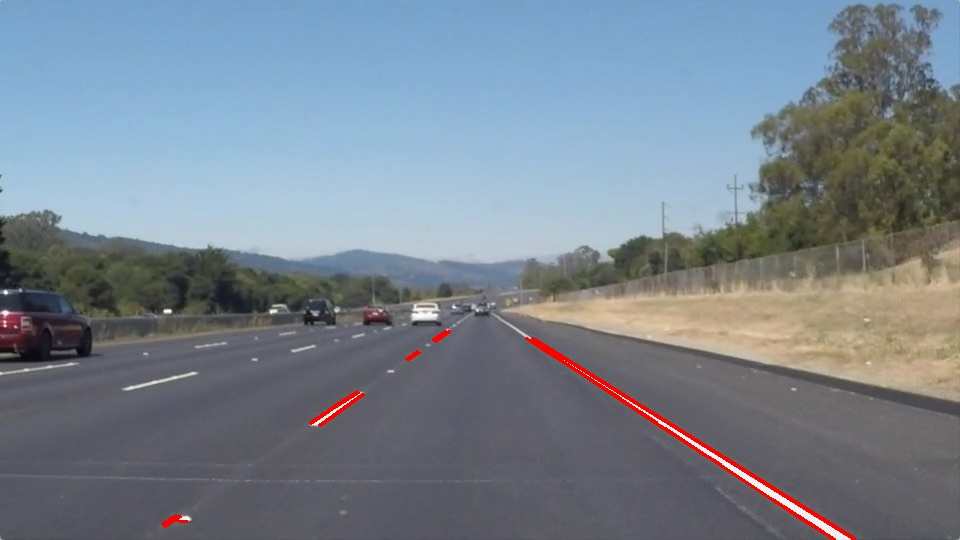
#> input picture line-segments-example.jpg, 960 x 540 px
$ python find_edges.py line-segments-example.jpg   (Python 2 division)
#> lines starting #> are read from the running program, lines starting #| are printed output that depends on the picture; after the words box and inside, x2 and y2 are one past the last pixel; in counts of white or black regions, pixels touching at a corner belong together; long printed decimals are rounded
### guiutils.py
import cv2


class EdgeFinder:
    def __init__(self, image, filter_size=1, threshold1=0, threshold2=0):
        self.image = image
        self._filter_size = filter_size
        self._threshold1 = threshold1
        self._threshold2 = threshold2

        def onchangeThreshold1(pos):
            self._threshold1 = pos
            self._render()

        def onchangeThreshold2(pos):
            self._threshold2 = pos
            self._render()

        # [4 lines left out: function onchangeFilterSize, not called in this run]

        cv2.namedWindow('edges')

        cv2.createTrackbar('threshold1', 'edges', self._threshold1, 255, onchangeThreshold1)
        cv2.createTrackbar('threshold2', 'edges', self._threshold2, 255, onchangeThreshold2)
        cv2.createTrackbar('filter_size', 'edges', self._filter_size, 20, onchangeFilterSize)

        self._render()

        print "Adjust the parameters as desired.  Hit any key to close."

        cv2.waitKey(0)

        cv2.destroyWindow('edges')
        cv2.destroyWindow('smoothed')

    def threshold1(self):
        return self._threshold1

    def threshold2(self):
        return self._threshold2

    def filterSize(self):
        return self._filter_size

    def edgeImage(self):
        return self._edge_img

    def smoothedImage(self):
        return self._smoothed_img

    def _render(self):
        self._smoothed_img = cv2.GaussianBlur(self.image, (self._filter_size, self._filter_size), sigmaX=0, sigmaY=0)
        self._edge_img = cv2.Canny(self._smoothed_img, self._threshold1, self._threshold2)
        cv2.imshow('smoothed', self._smoothed_img)
        cv2.imshow('edges', self._edge_img)

### find_edges.py
"""
Helper code to learn how an edge image is found and what the input parameters do.

How to run:
python find_edges.py <image path>

Try to think of other ways you can use a similar approach using different functions.
This way, tuning parameters with trackbars should be easier.
"""

import argparse
import cv2
import os

from guiutils import EdgeFinder


def main():
    parser = argparse.ArgumentParser(description='Visualizes the line hough transform.')
    parser.add_argument('filename')

    args = parser.parse_args()

    img = cv2.imread(args.filename, cv2.IMREAD_GRAYSCALE)
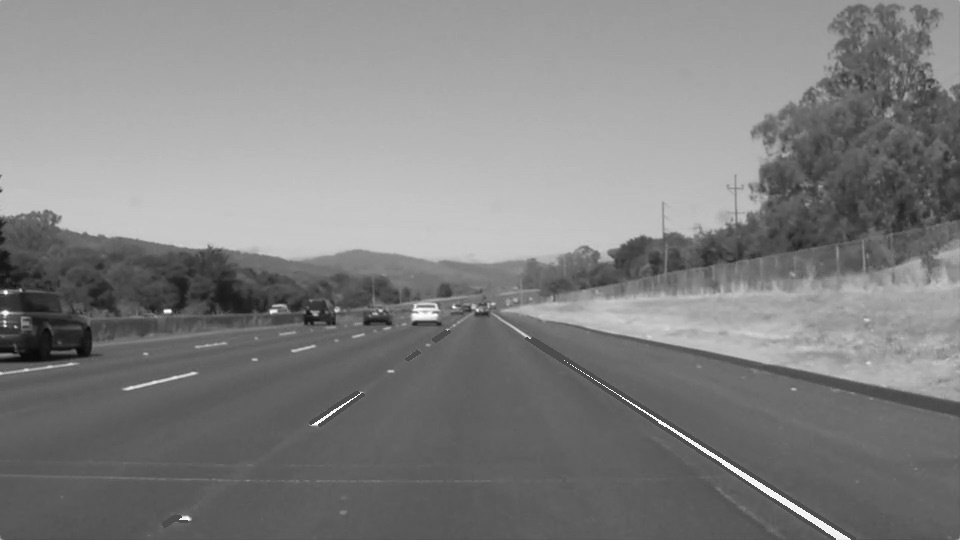
#> img: shape (540, 960); min 8, max 255, mean 129.5

    cv2.imshow('input', img)

    edge_finder = EdgeFinder(img, filter_size=13, threshold1=28, threshold2=115)
#> in _render, `self._edge_img = cv2.Canny(self._smoothed_img, self._threshold1, self...`:
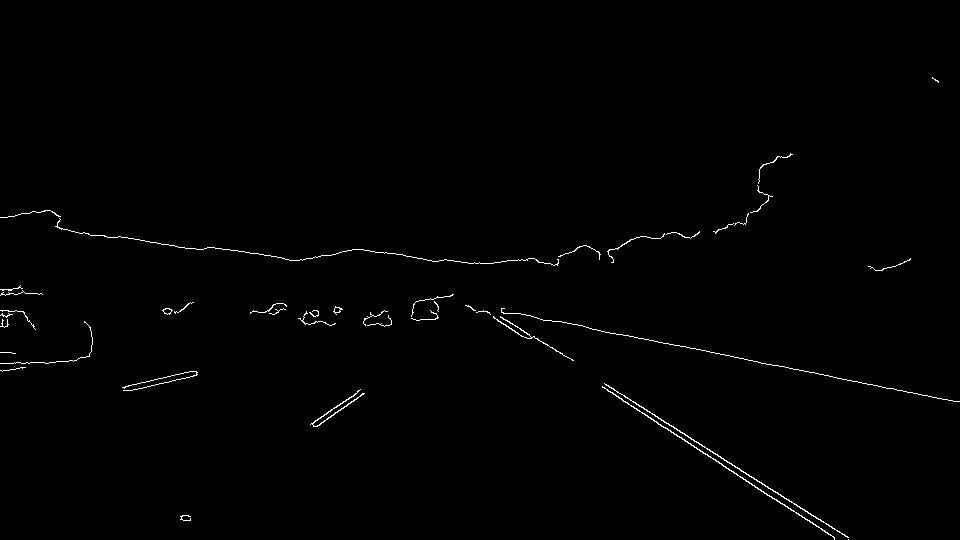
#> self._edge_img: shape (540, 960); 0.69% white in thin lines or dots, all inside (x1, y1, x2, y2) = (0, 77, 960, 540)

    print "Edge parameters:"
    print "GaussianBlur Filter Size: %f" % edge_finder.filterSize()
#| GaussianBlur Filter Size: 13.000
    print "Threshold1: %f" % edge_finder.threshold1()
#| Threshold1: 28.000
    print "Threshold2: %f" % edge_finder.threshold2()
#| Threshold2: 115.000

    (head, tail) = os.path.split(args.filename)

    (root, ext) = os.path.splitext(tail)

    smoothed_filename = os.path.join("output_images", root + "-smoothed" + ext)
    edge_filename = os.path.join("output_images", root + "-edges" + ext)

    cv2.imwrite(smoothed_filename, edge_finder.smoothedImage())
    cv2.imwrite(edge_filename, edge_finder.edgeImage())

    cv2.destroyAllWindows()


if __name__ == '__main__':
    main()
